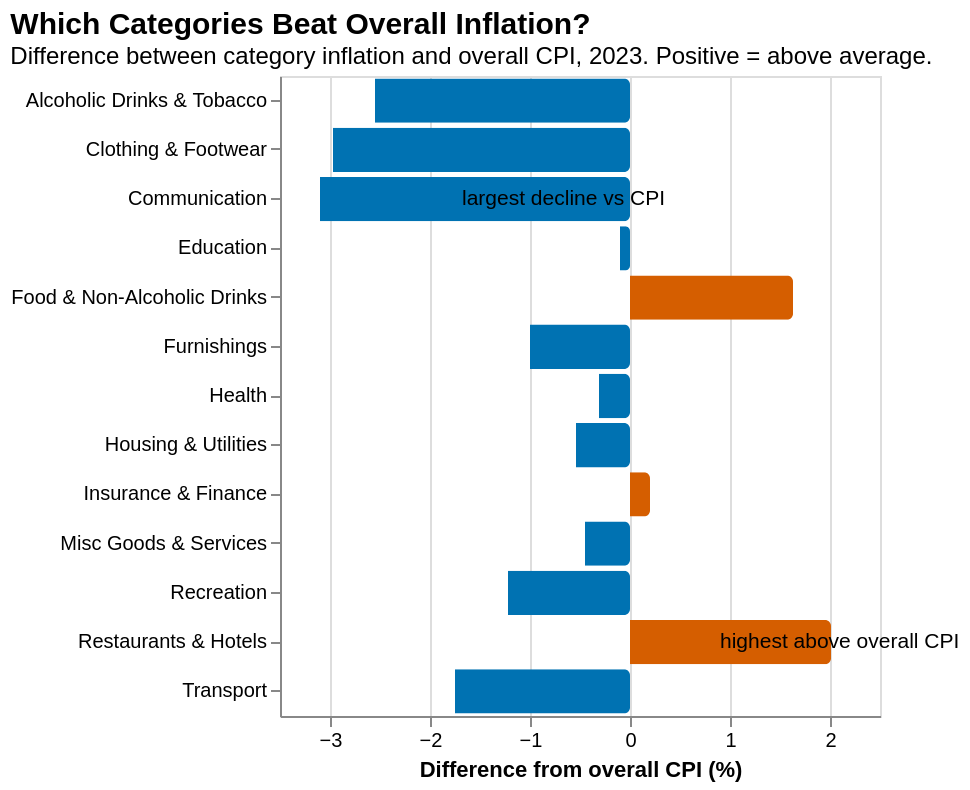

Vega-Lite specification stored for this chart:
### Vega-Lite specification from a JSON file in a GitHub repository (floating-point values rounded to 4 significant figures)
{"$schema": "https://vega.github.io/schema/vega-lite/v5.json", "title": {"text": "Which Categories Beat Overall Inflation?", "subtitle": "Difference between category inflation and overall CPI, 2023. Positive = above average.", "anchor": "start", "fontSize": 15, "subtitleFontSize": 12}, "width": "container", "height": 320, "layer": [{"data": {"values": [{"label": "Restaurants & Hotels", "diff": 2.01}, {"label": "Food & Non-Alcoholic Drinks", "diff": 1.63}, {"label": "Insurance & Finance", "diff": 0.2}, {"label": "Education", "diff": -0.1}, {"label": "Health", "diff": -0.31}, {"label": "Misc Goods & Services", "diff": -0.45}, {"label": "Housing & Utilities", "diff": -0.54}, {"label": "Furnishings", "diff": -1.0}, {"label": "Recreation", "diff": -1.22}, {"label": "Transport", "diff": -1.75}, {"label": "Alcoholic Drinks & Tobacco", "diff": -2.55}, {"label": "Clothing & Footwear", "diff": -2.97}, {"label": "Communication", "diff": -3.1}]}, "mark": {"type": "bar", "cornerRadiusEnd": 3}, "encoding": {"y": {"field": "label", "type": "nominal", "sort": "-x", "title": null}, "x": {"field": "diff", "type": "quantitative", "title": "Difference from overall CPI (%)", "axis": {"grid": true}}, "color": {"condition": {"test": "datum.diff > 0", "value": "#D55E00"}, "value": "#0072B2"}, "tooltip": [{"field": "label", "title": "Category"}, {"field": "diff", "title": "Diff from overall (%)", "format": ".2f"}]}}, {"data": {"values": [{"x": 0.78, "label": "Restaurants & Hotels", "note": "highest above overall CPI"}, {"x": -1.8, "label": "Communication", "note": "largest decline vs CPI"}]}, "mark": {"type": "text", "fontSize": 10.5, "color": "#000000", "align": "left", "dx": 6}, "encoding": {"x": {"field": "x", "type": "quantitative"}, "y": {"field": "label", "type": "nominal"}, "text": {"field": "note"}}}]}
